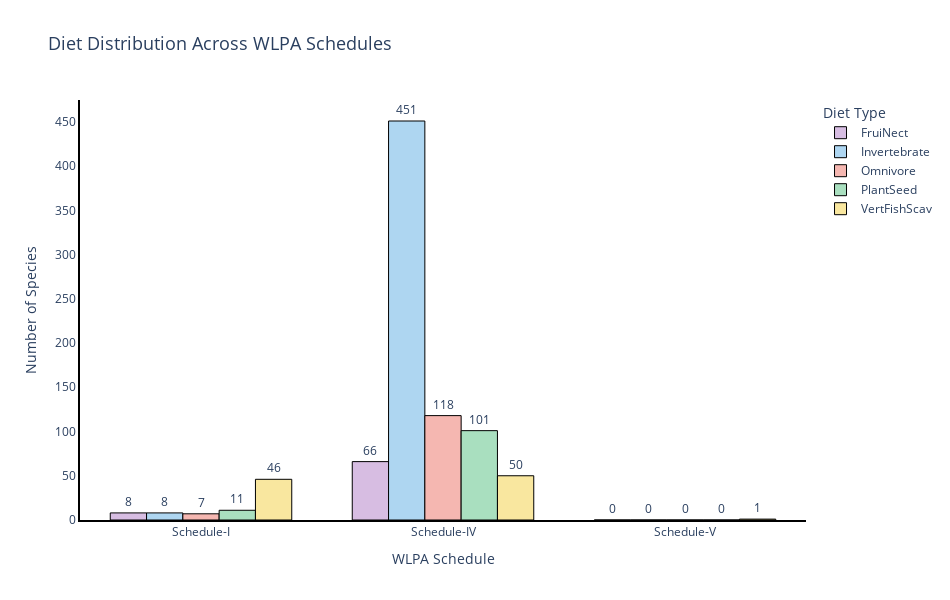

Source (notebook cell):
### Markdown cell above
### Diet vs WLPA schedule

### Code cell
import plotly.express as px

# Step 1: Group data
wlpa_diet_df = birds_df.groupby(['wlpa_schedule', 'diet']).size().reset_index(name='count')

# Step 2: Limit to top 5 most common diet types for clear coloring
top5_diets = wlpa_diet_df.groupby('diet')['count'].sum().sort_values(ascending=False).head(5).index
wlpa_diet_df = wlpa_diet_df[wlpa_diet_df['diet'].isin(top5_diets)]

# Step 3: Custom pastel colors for 5 diet types
pastel_colors = {
    top5_diets[0]: '#AED6F1',  # light blue
    top5_diets[1]: '#F5B7B1',  # soft red
    top5_diets[2]: '#A9DFBF',  # mint green
    top5_diets[3]: '#F9E79F',  # pastel yellow
    top5_diets[4]: '#D7BDE2'   # light purple
}

# Step 4: Plot
fig = px.bar(
    wlpa_diet_df,
    x='wlpa_schedule',
    y='count',
    color='diet',
    barmode='group',
    title='Diet Distribution Across WLPA Schedules',
    color_discrete_map=pastel_colors,
    text='count'  #  Add value labels
)

# Step 5: Beautify layout
fig.update_traces(
    textposition='outside',
    marker_line_width=1,
    marker_line_color='black'
)
fig.update_xaxes(
    showline=True,      # Show x-axis line
    linewidth=2,        # Line width
    linecolor='black',  # Line color
    showgrid=False,     # Hide vertical grid lines
    zeroline=False
)

fig.update_yaxes(
    showline=True,      # Show y-axis line
    linewidth=2,
    linecolor='black',
    showgrid=False,     # Hide horizontal grid lines
    zeroline=False
)

fig.update_layout(
     width=950,
    height=600,
    xaxis_title='WLPA Schedule',
    yaxis_title='Number of Species',
    title_font_size=18,
    legend_title='Diet Type',
    bargap=0.25,
    uniformtext_minsize=8,
    uniformtext_mode='hide',
    plot_bgcolor='rgba(0,0,0,0)',
    legend=dict(
        orientation='v',yanchor='top',
        y=1.0,
        xanchor='left',
        x=1.02
    )
)

fig.show()

### Figure 1 — Plotly figure (JSON) as saved in the notebook; plotly's stock layout.template omitted (floating-point values rounded to 4 significant figures)
{"data": [{"alignmentgroup": "True", "hovertemplate": "diet=FruiNect<br>wlpa_schedule=%{x}<br>count=%{text}<extra></extra>", "legendgroup": "FruiNect", "marker": {"color": "#D7BDE2", "line": {"color": "black", "width": 1}, "pattern": {"shape": ""}}, "name": "FruiNect", "offsetgroup": "FruiNect", "orientation": "v", "showlegend": true, "text": [8, 66, 0], "textposition": "outside", "type": "bar", "x": ["Schedule-I", "Schedule-IV", "Schedule-V"], "xaxis": "x", "y": [8, 66, 0], "yaxis": "y"}, {"alignmentgroup": "True", "hovertemplate": "diet=Invertebrate<br>wlpa_schedule=%{x}<br>count=%{text}<extra></extra>", "legendgroup": "Invertebrate", "marker": {"color": "#AED6F1", "line": {"color": "black", "width": 1}, "pattern": {"shape": ""}}, "name": "Invertebrate", "offsetgroup": "Invertebrate", "orientation": "v", "showlegend": true, "text": [8, 451, 0], "textposition": "outside", "type": "bar", "x": ["Schedule-I", "Schedule-IV", "Schedule-V"], "xaxis": "x", "y": [8, 451, 0], "yaxis": "y"}, {"alignmentgroup": "True", "hovertemplate": "diet=Omnivore<br>wlpa_schedule=%{x}<br>count=%{text}<extra></extra>", "legendgroup": "Omnivore", "marker": {"color": "#F5B7B1", "line": {"color": "black", "width": 1}, "pattern": {"shape": ""}}, "name": "Omnivore", "offsetgroup": "Omnivore", "orientation": "v", "showlegend": true, "text": [7, 118, 0], "textposition": "outside", "type": "bar", "x": ["Schedule-I", "Schedule-IV", "Schedule-V"], "xaxis": "x", "y": [7, 118, 0], "yaxis": "y"}, {"alignmentgroup": "True", "hovertemplate": "diet=PlantSeed<br>wlpa_schedule=%{x}<br>count=%{text}<extra></extra>", "legendgroup": "PlantSeed", "marker": {"color": "#A9DFBF", "line": {"color": "black", "width": 1}, "pattern": {"shape": ""}}, "name": "PlantSeed", "offsetgroup": "PlantSeed", "orientation": "v", "showlegend": true, "text": [11, 101, 0], "textposition": "outside", "type": "bar", "x": ["Schedule-I", "Schedule-IV", "Schedule-V"], "xaxis": "x", "y": [11, 101, 0], "yaxis": "y"}, {"alignmentgroup": "True", "hovertemplate": "diet=VertFishScav<br>wlpa_schedule=%{x}<br>count=%{text}<extra></extra>", "legendgroup": "VertFishScav", "marker": {"color": "#F9E79F", "line": {"color": "black", "width": 1}, "pattern": {"shape": ""}}, "name": "VertFishScav", "offsetgroup": "VertFishScav", "orientation": "v", "showlegend": true, "text": [46, 50, 1], "textposition": "outside", "type": "bar", "x": ["Schedule-I", "Schedule-IV", "Schedule-V"], "xaxis": "x", "y": [46, 50, 1], "yaxis": "y"}], "layout": {"bargap": 0.25, "barmode": "group", "height": 600, "legend": {"orientation": "v", "title": {"text": "Diet Type"}, "tracegroupgap": 0, "x": 1.02, "xanchor": "left", "y": 1, "yanchor": "top"}, "plot_bgcolor": "rgba(0, 0, 0, 0)", "title": {"font": {"size": 18}, "text": "Diet Distribution Across WLPA Schedules"}, "uniformtext": {"minsize": 8, "mode": "hide"}, "width": 950, "xaxis": {"anchor": "y", "autorange": true, "domain": [0, 1], "linecolor": "black", "linewidth": 2, "range": [-0.5, 2.5], "showgrid": false, "showline": true, "title": {"text": "WLPA Schedule"}, "type": "category", "zeroline": false}, "yaxis": {"anchor": "x", "autorange": true, "domain": [0, 1], "linecolor": "black", "linewidth": 2, "range": [0, 474.7], "showgrid": false, "showline": true, "title": {"text": "Number of Species"}, "type": "linear", "zeroline": false}}}
